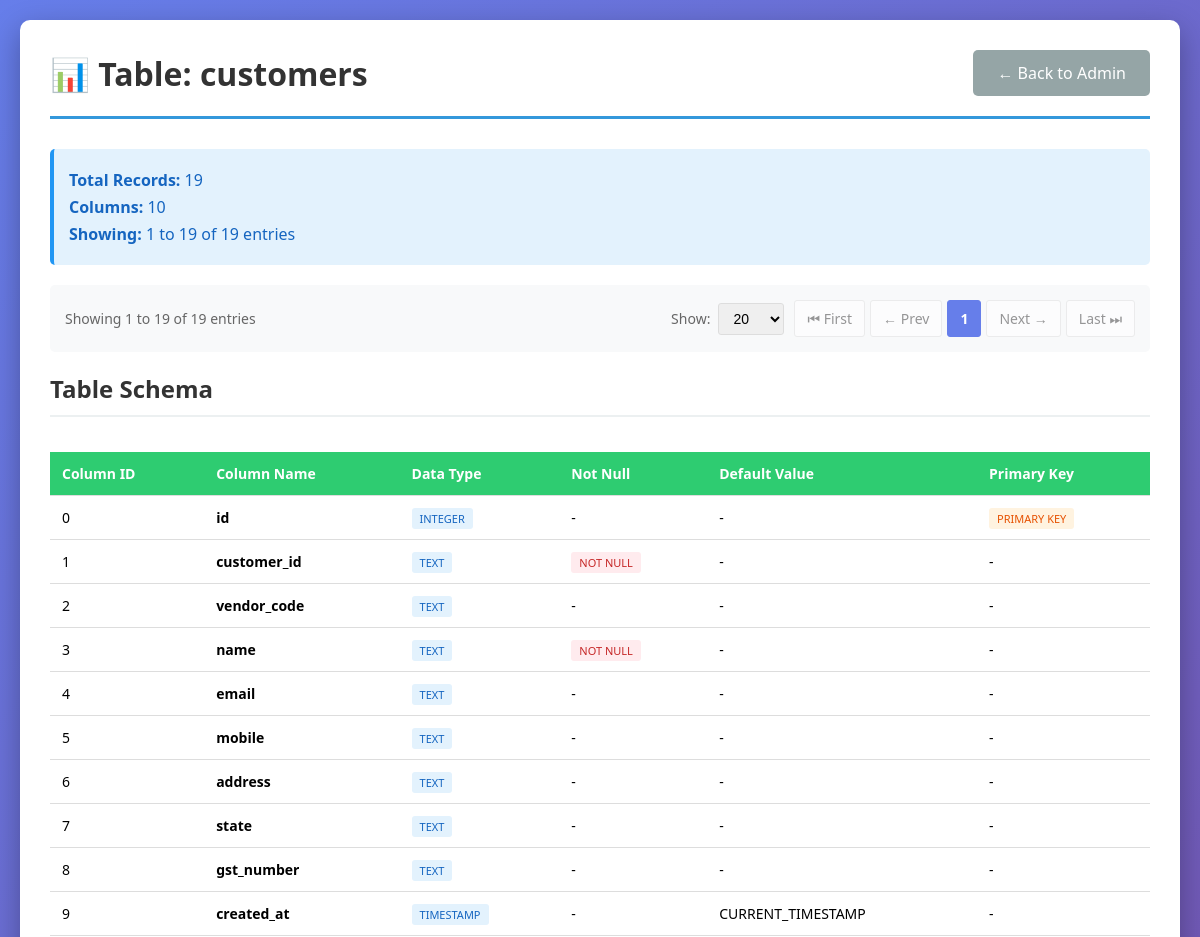
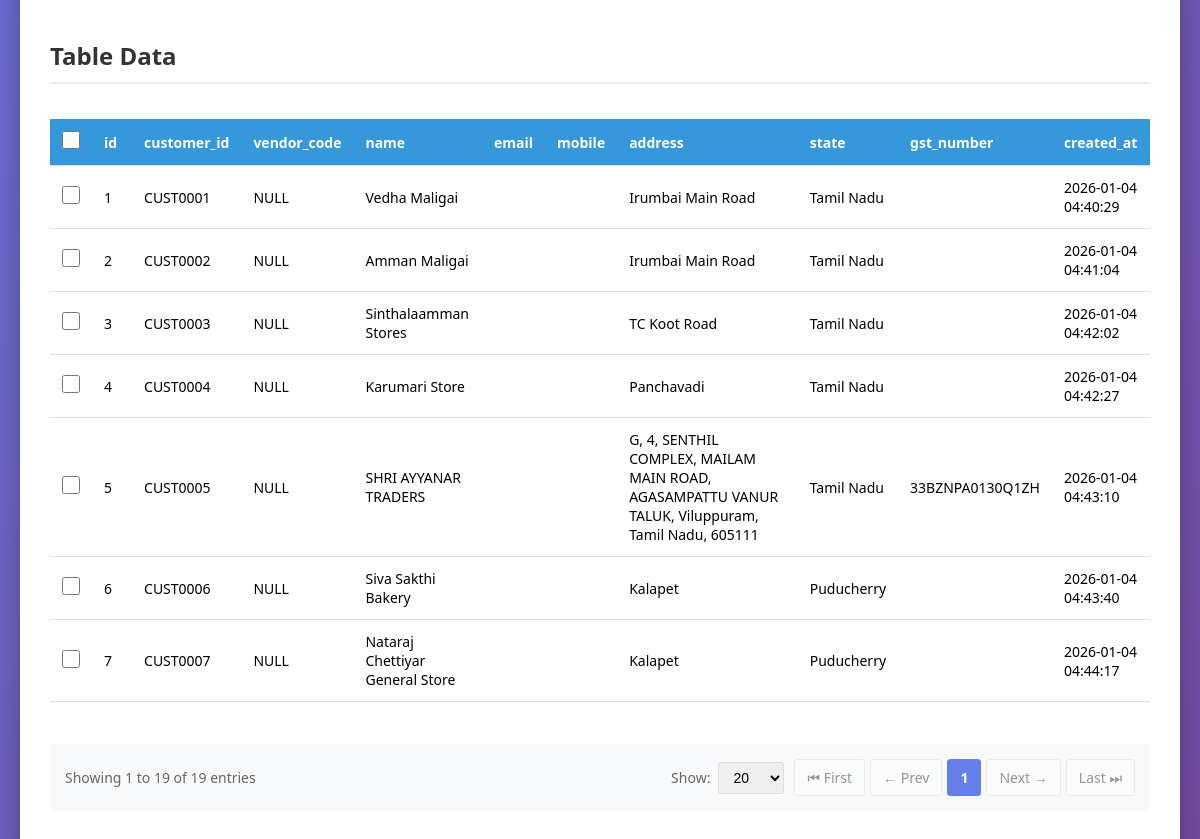
The app's page /admin/view-table/customers with its own data (2 pictures, top to bottom).
### tables this page shows
CREATE TABLE customers (
                    id INTEGER PRIMARY KEY AUTOINCREMENT,
                    customer_id TEXT UNIQUE NOT NULL,
                    vendor_code TEXT UNIQUE,
                    name TEXT NOT NULL,
                    email TEXT,
                    mobile TEXT,
                    address TEXT,
                    state TEXT,
                    gst_number TEXT,
                    created_at TIMESTAMP DEFAULT CURRENT_TIMESTAMP
                );

### routes/admin.py (the view)
@admin_bp.route('/view-table/<table_name>')
def view_table(table_name):
    allowed_tables = ['customers', 'inventory', 'billing', 'billing_items', 'seller_info', 'purchases']
    if table_name not in allowed_tables:
        flash('Invalid table name!', 'error')
        return redirect(url_for('admin.index'))
    page = request.args.get('page', 1, type=int)
    per_page = request.args.get('per_page', 20, type=int)
    if per_page not in [10, 20, 50, 100]:
        per_page = 20
    conn = get_db_connection()
    try:
        schema = conn.execute(f'PRAGMA table_info({table_name})').fetchall()
        total_count = conn.execute(f'SELECT COUNT(*) as count FROM {table_name}').fetchone()['count']
        total_pages = max(1, (total_count + per_page - 1) // per_page) if total_count > 0 else 1
        if page < 1:
            page = 1
        elif page > total_pages:
            page = total_pages
        offset = (page - 1) * per_page
        data = conn.execute(f'SELECT * FROM {table_name} LIMIT ? OFFSET ?', (per_page, offset)).fetchall()
        pk_column = None
        for col in schema:
            if col['pk']:
                pk_column = col['name']
                break
        has_prev = page > 1
        has_next = page < total_pages
        conn.close()
        return render_template('admin/view_table.html',
                             table_name=table_name,
                             schema=schema,
                             data=data,
                             pk_column=pk_column,
                             page=page,
                             per_page=per_page,
                             total_count=total_count,
                             total_pages=total_pages,
                             has_prev=has_prev,
                             has_next=has_next)
    except Exception as e:
        conn.close()
        flash(f'Error viewing table: {str(e)}', 'error')
        return redirect(url_for('admin.index'))

### database.py (called while the page is built)
def get_db_connection():
    conn = sqlite3.connect(DATABASE)
    conn.row_factory = sqlite3.Row
    return conn

### templates/admin/view_table.html (shortened to what this page needs)
<!DOCTYPE html>
<html lang="en">
<head>
</head>
<body>
    <div class="container">
        <div class="header">
            <h1>📊 Table: {{ table_name }}</h1>
            <div class="button-group">
                <a href="{{ url_for('admin.index') }}" class="btn btn-secondary">← Back to Admin</a>
            </div>
        </div>
        <div class="info-box">
            <p><strong>Total Records:</strong> {{ total_count }}</p>
            <p><strong>Columns:</strong> {{ schema|length }}</p>
            {% if total_count > 0 %}
            <p><strong>Showing:</strong> {{ ((page - 1) * per_page) + 1 }} to {{ [page * per_page, total_count]|min }} of {{ total_count }} entries</p>
            {% else %}
            <p><strong>Showing:</strong> No entries to display</p>
            {% endif %}
        </div>
        {% if total_count > 0 %}
        <div style="margin-bottom: 20px;">
            {% set route_name = 'admin.view_table' %}
            {% set extra_params = {'table_name': table_name} %}
            {% include 'pagination.html' %}
        </div>
        {% endif %}
        <div class="section">
            <h2>Table Schema</h2>
            <div class="table-wrapper">
                <table class="schema-table">
                    <thead>
                        <tr>
                            <th>Column ID</th>
                            <th>Column Name</th>
                            <th>Data Type</th>
                            <th>Not Null</th>
                            <th>Default Value</th>
                            <th>Primary Key</th>
                        </tr>
                    </thead>
                    <tbody>
                        {% for col in schema %}
                        <tr>
                            <td>{{ col['cid'] }}</td>
                            <td><strong>{{ col['name'] }}</strong></td>
                            <td><span class="type-badge">{{ col['type'] }}</span></td>
                            <td>
                                {% if col['notnull'] %}
                                    <span class="notnull-badge">NOT NULL</span>
                                {% else %}
                                    -
                                {% endif %}
                            </td>
                            <td>{{ col['dflt_value'] or '-' }}</td>
                            <td>
                                {% if col['pk'] %}
                                    <span class="pk-badge">PRIMARY KEY</span>
                                {% else %}
                                    -
                                {% endif %}
                            </td>
                        </tr>
                        {% endfor %}
                    </tbody>
                </table>
            </div>
        </div>
        <div class="section">
            <h2>Table Data</h2>
            {% if data %}
                <div class="table-wrapper">
                    <form id="deleteForm" method="POST" action="{{ url_for('admin.delete_rows', table_name=table_name) }}">
                        <table>
                            <thead>
                                <tr>
                                    <th class="checkbox-cell">
                                        <input type="checkbox" id="selectAll" onchange="toggleSelectAll(this)">
                                    </th>
                                    {% for col in schema %}
                                    <th>{{ col['name'] }}</th>
                                    {% endfor %}
                                </tr>
                            </thead>
                            <tbody>
                                {% for row in data %}
                                <tr>
                                    <td class="checkbox-cell">
                                        <input type="checkbox" name="row_ids[]" value="{{ row[pk_column] }}" class="row-checkbox" onchange="updateSelection()">
                                    </td>
                                    {% for col in schema %}
                                    <td>{{ row[col['name']] if row[col['name']] is not none else 'NULL' }}</td>
                                    {% endfor %}
                                </tr>
                                {% endfor %}
                            </tbody>
                        </table>
                    </form>
                </div>
            {% else %}
                <div class="no-data">
                    <p>No data in this table</p>
                </div>
            {% endif %}
        </div>
        {% if total_count > 0 %}
        <div style="margin-top: 20px;">
            {% set route_name = 'admin.view_table' %}
            {% set extra_params = {'table_name': table_name} %}
            {% include 'pagination.html' %}
        </div>
        {% endif %}
    </div>
</body>
</html>

### templates/admin/view_table.html (style rules this page uses)
* { margin: 0; padding: 0; box-sizing: border-box; }
body { font-family: 'Segoe UI', Tahoma, Geneva, Verdana, sans-serif; background: linear-gradient(135deg, #667eea 0%, #764ba2 100%); min-height: 100vh; padding: 20px; }
.container { max-width: 1600px; margin: 0 auto; background: white; border-radius: 10px; box-shadow: 0 10px 30px rgba(0,0,0,0.3); padding: 30px; }
.header { display: flex; justify-content: space-between; align-items: center; margin-bottom: 30px; padding-bottom: 20px; border-bottom: 3px solid #3498db; }
h1 { color: #333; }
.btn { padding: 12px 24px; border: none; border-radius: 5px; cursor: pointer; text-decoration: none; font-size: 16px; transition: all 0.3s; display: inline-block; }
.btn-secondary { background: #95a5a6; color: white; }
.checkbox-cell { width: 40px; text-align: center; }
input[type="checkbox"] { width: 18px; height: 18px; cursor: pointer; }
.button-group { display: flex; gap: 10px; align-items: center; }
.section { margin-bottom: 40px; }
.section h2 { color: #333; margin-bottom: 20px; padding-bottom: 10px; border-bottom: 2px solid #ecf0f1; }
table { width: 100%; border-collapse: collapse; margin-top: 15px; font-size: 14px; }
th, td { padding: 12px; text-align: left; border-bottom: 1px solid #ddd; }
th { background: #3498db; color: white; font-weight: 600; position: sticky; top: 0; }
.schema-table th { background: #2ecc71; }
.info-box { background: #e3f2fd; padding: 15px; border-radius: 5px; margin-bottom: 20px; border-left: 4px solid #2196f3; }
.info-box p { color: #1565c0; margin: 5px 0; }
.table-wrapper { overflow-x: auto; max-height: 600px; overflow-y: auto; }
.type-badge { padding: 3px 8px; border-radius: 3px; font-size: 11px; font-weight: 500; background: #e3f2fd; color: #1565c0; }
.pk-badge { padding: 3px 8px; border-radius: 3px; font-size: 11px; font-weight: 500; background: #fff3e0; color: #e65100; }
.notnull-badge { padding: 3px 8px; border-radius: 3px; font-size: 11px; font-weight: 500; background: #ffebee; color: #c62828; }

### records on screen
customers: id "1" "CUST0001" "NULL" "Vedha Maligai" "Irumbai Main Road" "Tamil Nadu" "2026-01-04 04:40:29"
customers: id "2" "CUST0002" "NULL" "Amman Maligai" "Irumbai Main Road" "Tamil Nadu" "2026-01-04 04:41:04"
customers: id "3" "CUST0003" "NULL" "Sinthalaamman Stores" "TC Koot Road" "Tamil Nadu" "2026-01-04 04:42:02"
customers: id "4" "CUST0004" "NULL" "Karumari Store" "Panchavadi" "Tamil Nadu" "2026-01-04 04:42:27"
customers: id "5" "CUST0005" "NULL" "SHRI AYYANAR TRADERS" "G, 4, SENTHIL COMPLEX, MAILAM MAIN ROAD, AGASAMPATTU VANUR TALUK, Viluppuram, Tamil Nadu, 605111" "Tamil Nadu" "33BZNPA0130Q1ZH" "2026-01-04 04:43:10"
customers: id "6" "CUST0006" "NULL" "Siva Sakthi Bakery" "Kalapet" "Puducherry" "2026-01-04 04:43:40"
customers: id "7" "CUST0007" "NULL" "Nataraj Chettiyar General Store" "Kalapet" "Puducherry" "2026-01-04 04:44:17"

### other values on screen
{{ table_name }} "customers"
{{ total_count }} "19"
{{ schema|length }} "10"
{{ ((page - 1) * per_page) + 1 }} "1"
{{ [page * per_page, total_count]|min }} "19"
{{ ((page - 1) * per_page) + 1 }} "1 1"
{{ [page * per_page, total_count]|min }} "19 19"
{{ total_count }} "19 19"
{{ p }} "1" "1"
{{ col['cid'] }} "0" "1" "2" "3" "4" "5" "6" "7" "8" "9"
{{ col['name'] }} "id" "customer_id" "vendor_code" "name" "email" "mobile" "address" "state" "gst_number" "created_at"
{{ col['type'] }} "INTEGER" "TEXT" "TEXT" "TEXT" "TEXT" "TEXT" "TEXT" "TEXT" "TEXT" "TIMESTAMP"
{{ col['dflt_value'] or '-' }} "-" "-" "-" "-" "-" "-" "-" "-" "-" "CURRENT_TIMESTAMP"
